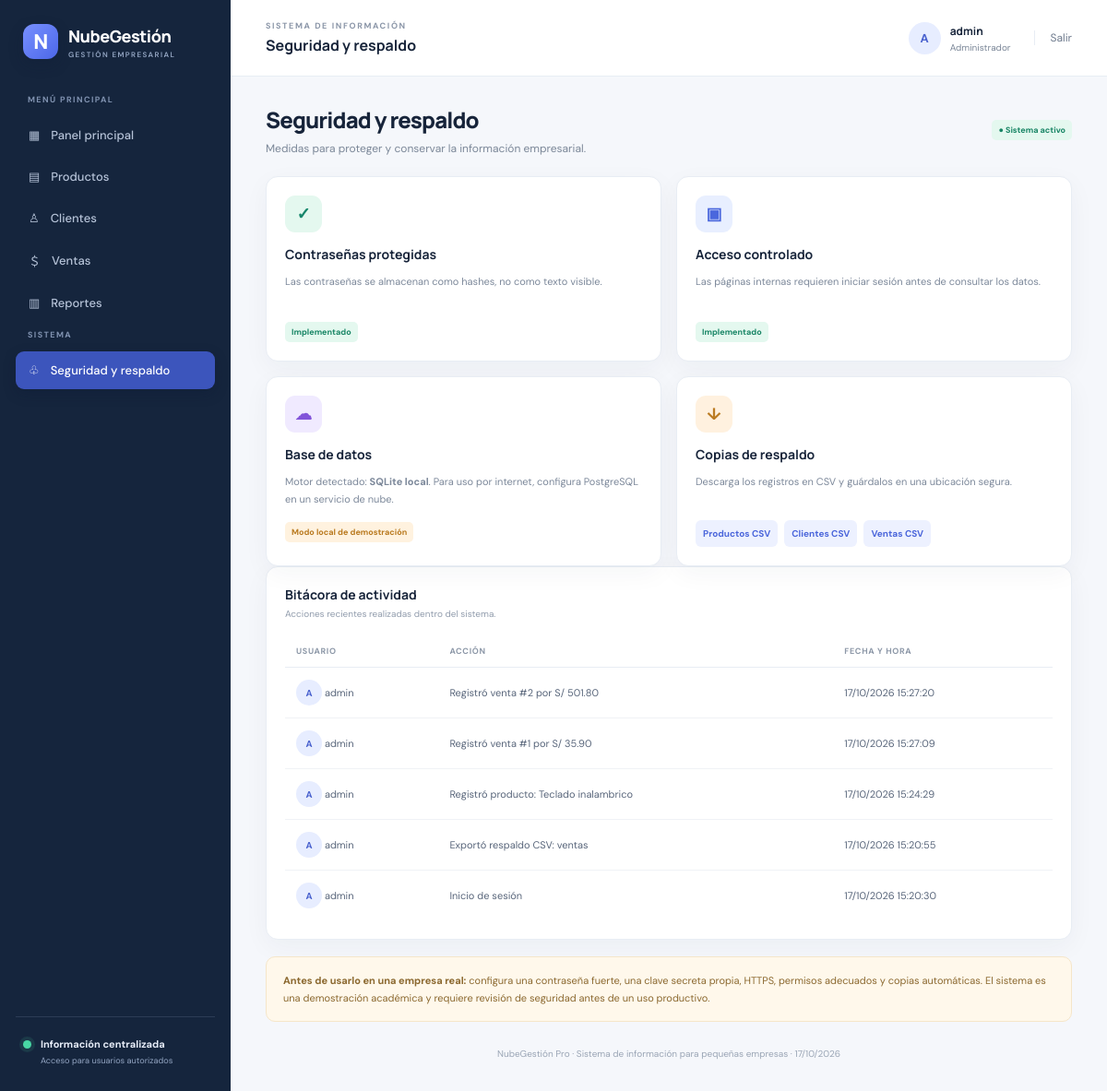
The page /seguridad (signed in) on the database its author committed.
### app.py (models this page shows)
class RegistroAccion(db.Model):
    id = db.Column(db.Integer, primary_key=True)
    usuario = db.Column(db.String(80), nullable=False)
    accion = db.Column(db.String(200), nullable=False)
    fecha = db.Column(db.DateTime, default=datetime.utcnow)

### app.py (the view)
@app.route("/seguridad")
@login_requerido
def seguridad():
    acciones = RegistroAccion.query.order_by(RegistroAccion.fecha.desc()).limit(30).all()
    return render_template("seguridad.html", acciones=acciones, database_type="PostgreSQL en nube" if "postgresql" in app.config["SQLALCHEMY_DATABASE_URI"] else "SQLite local")

### app.py (called while the page is built)
def login_requerido(func):
    @wraps(func)
    def decorada(*args, **kwargs):
        if "usuario_id" not in session:
            return redirect(url_for("login"))
        return func(*args, **kwargs)
    return decorada

@app.context_processor
def datos_globales():
    return {"fecha_actual": date.today(), "usuario_actual": session.get("usuario")}

### templates/seguridad.html
{% extends "base.html" %}
{% block title %}Seguridad y respaldo | NubeGestión{% endblock %}{% block heading %}Seguridad y respaldo{% endblock %}
{% block content %}
<div class="page-intro"><div><h1>Seguridad y respaldo</h1><p>Medidas para proteger y conservar la información empresarial.</p></div><span class="status success">● Sistema activo</span></div>
<div class="security-grid">
<div class="panel security-card"><div class="security-icon green">✓</div><h3>Contraseñas protegidas</h3><p>Las contraseñas se almacenan como hashes, no como texto visible.</p><span class="status success">Implementado</span></div>
<div class="panel security-card"><div class="security-icon blue">▣</div><h3>Acceso controlado</h3><p>Las páginas internas requieren iniciar sesión antes de consultar los datos.</p><span class="status success">Implementado</span></div>
<div class="panel security-card"><div class="security-icon purple">☁</div><h3>Base de datos</h3><p>Motor detectado: <strong>{{ database_type }}</strong>. Para uso por internet, configura PostgreSQL en un servicio de nube.</p><span class="status {% if 'nube' in database_type %}success{% else %}warning{% endif %}">{{ 'Nube configurada' if 'nube' in database_type else 'Modo local de demostración' }}</span></div>
<div class="panel security-card"><div class="security-icon orange">↓</div><h3>Copias de respaldo</h3><p>Descarga los registros en CSV y guárdalos en una ubicación segura.</p><div class="backup-links"><a href="{{ url_for('exportar', tipo='productos') }}">Productos CSV</a><a href="{{ url_for('exportar', tipo='clientes') }}">Clientes CSV</a><a href="{{ url_for('exportar', tipo='ventas') }}">Ventas CSV</a></div></div>
</div>
<div class="panel"><div class="panel-heading"><div><h3>Bitácora de actividad</h3><p>Acciones recientes realizadas dentro del sistema.</p></div></div><div class="table-wrap"><table><thead><tr><th>Usuario</th><th>Acción</th><th>Fecha y hora</th></tr></thead><tbody>
{% for a in acciones %}<tr><td><span class="avatar client-avatar">{{ a.usuario[0]|upper }}</span> {{ a.usuario }}</td><td>{{ a.accion }}</td><td>{{ a.fecha.strftime('%d/%m/%Y %H:%M:%S') }}</td></tr>
{% else %}<tr><td colspan="3" class="empty-cell">Todavía no hay actividad registrada.</td></tr>{% endfor %}
</tbody></table></div></div>
<div class="warning-banner"><strong>Antes de usarlo en una empresa real:</strong> configura una contraseña fuerte, una clave secreta propia, HTTPS, permisos adecuados y copias automáticas. El sistema es una demostración académica y requiere revisión de seguridad antes de un uso productivo.</div>
{% endblock %}

### static/style.css (style rules this page uses)
:root { --ink:#17243a;--muted:#7b8798;--line:#e8edf4;--bg:#f5f7fb;--navy:#15253d;--blue:#4969e8;--blue2:#eef2ff;--green:#16866b;--red:#c94b55;--orange:#b77720;--shadow:0 8px 28px rgba(25,45,78,.045) }
* { box-sizing:border-box }
body { margin:0;background:var(--bg);font-family:'DM Sans',sans-serif;color:var(--ink);font-size:14px }
a { text-decoration:none;color:inherit }
.avatar { width:35px;height:35px;border-radius:50%;background:#e7edff;color:#4b63cf;display:inline-grid;place-items:center;font-weight:700;font-size:13px;flex-shrink:0 }
.welcome-row,.page-intro { display:flex;justify-content:space-between;align-items:center;gap:18px;margin-bottom:23px }
.welcome-row h1,.page-intro h1 { font:800 24px Manrope,sans-serif;letter-spacing:-.9px;margin:0 0 7px }
.welcome-row p,.page-intro p { margin:0;color:var(--muted);font-size:12px }
.stat-card,.panel { background:#fff;border:1px solid var(--line);border-radius:13px;box-shadow:var(--shadow) }
.purple { background:#f0eaff;color:#8254d9 }
.green { background:#e4f8ef;color:#16866b }
.blue { background:#e8efff;color:#4a67dd }
.orange { background:#fff1df;color:#bb7b22 }
.panel { padding:20px;margin-bottom:18px;min-width:0 }
.panel-heading { display:flex;justify-content:space-between;align-items:center;gap:14px;margin-bottom:17px }
.panel-heading h3,.tips-panel h3,.security-card h3 { font:700 14px Manrope,sans-serif;margin:0 0 5px }
.panel-heading p { margin:0;color:#929dad;font-size:10px }
.table-wrap { width:100%;overflow-x:auto }
table { width:100%;border-collapse:collapse;white-space:nowrap }
th { text-align:left;color:#8d98a8;font-size:9px;text-transform:uppercase;letter-spacing:.65px;font-weight:700;padding:11px 12px;border-bottom:1px solid var(--line) }
td { padding:13px 12px;border-bottom:1px solid #f0f2f6;font-size:11px;color:#59667b }
tbody tr:last-child td { border-bottom:0 }
.page-intro { margin-bottom:22px }
.status { display:inline-block;border-radius:5px;padding:5px 7px;font-size:9px;font-weight:700;white-space:nowrap }
.status.success { background:#e4f8ef;color:#188565 }
.status.warning { background:#fff2df;color:#b9791e }
.client-avatar { width:28px;height:28px;font-size:10px }
.security-grid { display:grid;grid-template-columns:repeat(2,minmax(0,1fr));gap:16px }
.security-card { margin-bottom:0 }
.security-icon { width:40px;height:40px;border-radius:11px;display:grid;place-items:center;font-size:18px;font-weight:700;margin-bottom:14px }
.security-card p { color:#7c889a;font-size:11px;line-height:1.7;min-height:38px }
.security-card .status { margin-top:4px }
.backup-links { display:flex;gap:7px;flex-wrap:wrap;margin-top:13px }
.backup-links a { font-size:10px;font-weight:700;color:#4b66db;background:#edf1ff;padding:8px;border-radius:6px }
.warning-banner { margin-top:18px;background:#fff8eb;border:1px solid #f5e6c9;border-radius:10px;padding:16px 18px;font-size:11px;color:#8b682f;line-height:1.7 }

### rows shown on the page
RegistroAccion: usuario "A", usuario "admin", accion "Registró venta #2 por S/ 501.80", fecha "17/10/2026 15:27:20"
RegistroAccion: usuario "A", usuario "admin", accion "Registró venta #1 por S/ 35.90", fecha "17/10/2026 15:27:09"
RegistroAccion: usuario "A", usuario "admin", accion "Registró producto: Teclado inalambrico", fecha "17/10/2026 15:24:29"
RegistroAccion: usuario "A", usuario "admin", accion "Exportó respaldo CSV: ventas", fecha "17/10/2026 15:20:55"
RegistroAccion: usuario "A", usuario "admin", accion "Inicio de sesión", fecha "17/10/2026 15:20:30"

### other values the page prints
{{ session.get('usuario','A')[0]|upper }} "A"
{{ session.get('usuario') }} "admin"
{{ database_type }} "SQLite local"
